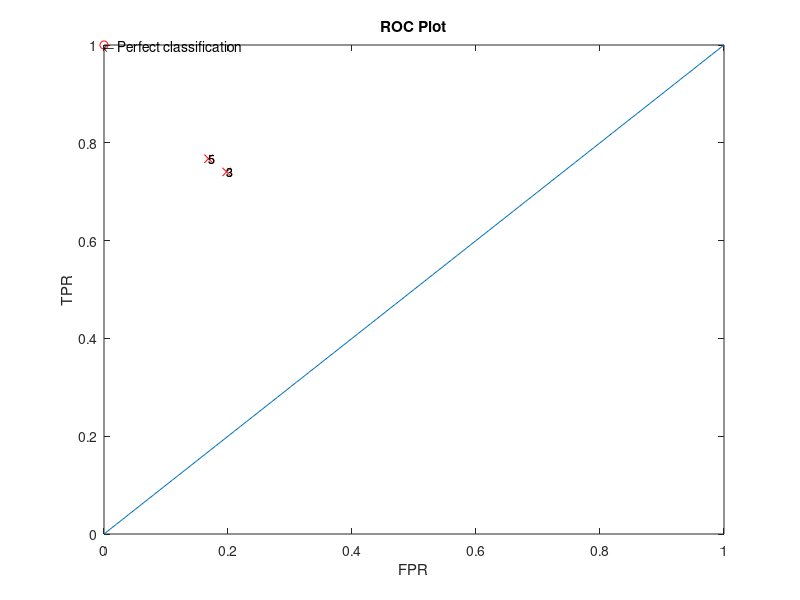

MATLAB code for this plot:
% K-Nearest Neighbor
% Done by Maryam Hosseinkord
% Date: 20/12/2013

clear
clc

disp('DataSet: Statlog Heart');
disp('Numbers displayed below, are the average results of 10 runs:');
disp('   ');

KK=[3 5]; % K-NN Parameter
load Heart.dat
[m,n] = size(Heart);

% Dataset re-arrangement
Vect = load('test vector.txt'); %randperm(270);
DataSet = zeros(m,n);
for i=1:m
    DataSet(i,:)=Heart(Vect(i),:);
    
end

for nearest=1:2
    
K=KK(nearest);

if K==3
     disp('Classifier:  Distance weighted 3-NN');
else
     disp('Classifier:  Distance weighted 5-NN');
end




% 10 fold cross validation
Part= m/10;

for i=1:10 %run
    tic

    FP=0;
    FN=0;
    TP=0;
    TN=0;
        
    TrainSet = DataSet;
    TestSet = DataSet(Part*(i-1)+1 :Part*i, :);
    TestInput = TestSet(:,1:13);
    TestTarget = TestSet(:,14);
    TrainSet(Part*(i-1)+1 :Part*i, :)=[];
    TrainInput = TrainSet(:,1:13);
    TrainTarget = TrainSet(:,14);
    
    for j= 1:27 
        
          for z= 1: 243
              diff= TestInput(j,:)- TrainInput(z,:);
              Distance(z)=sqrt(sum(diff .^2));
          end
        
          Dist=Distance;
          for k=1: K
              a=min(Dist);
              Weight(k)= 1/(a +eps);
              temp=find(Distance(:,:)== min(Dist));
              Index(k)=temp(1,1);
              b = find(Dist(:,:)== min(Dist));
              Dist(:,b)=[];
          end
    
          DecisionGroup = TrainTarget(Index);
          Class=[0 0];
          for l=1: K
              switch DecisionGroup(l)
                   case 0
                      Class(1)=Class(1) + Weight(l);
                   case 1
                      Class(2)=Class(2) + Weight(l);
              end
          end
    
          Max=max(Class);
          Ind=find(Class(:,:)==Max);
          OutPut(j)=Ind(1,1)-1;
        
    end 
        
     
   % Hypothesis Evaluation:
   AccVect=TestTarget-OutPut';
     
   for count= 1:27
       if AccVect(count)==-1
           FP=FP+1;
       elseif AccVect(count)==1
           FN=FN+1;
       elseif AccVect(count)==0
             if TestTarget(count)==1
                 TP=TP+1;
             else
                 TN=TN+1;
             end
       end
   end
   
   ti(i)=toc; 
   MCC(i)=((TP*TN)-(FP*FN))/sqrt((TP+FP)*(TP+FN)*(TN+FP)*(TN+FN));
   F1(i)= (2*TP)/((2*TP)+FP+FN);
   ACC(i)= (TP+TN)/(TP+FP+TN+FN);
   Sens(i)= TP/(TP+FN);
   Spec(i)= TN/(TN+FP);
   
end % end of run

Mean= mean(ACC);
STD=std(ACC);
Time= mean(ti);
MCC=mean(MCC);
F1=mean(F1);
Sensitivity=mean(Sens);
Specificity=mean(Spec);


Result=[Mean STD MCC F1 Sensitivity Specificity Time];
disp('     Mean       Std       MCC       F1       Sens      Spec      Time');
disp(Result)



TPR(nearest)=Sensitivity;
FPR(nearest)=1-Specificity;

end

jj=[3,5];
figure;
x=0:0.01:1;
y=0:0.01:1;
plot(x,y,'-');
hold on;
plot(0,1,'or');
text(0,1, ['\leftarrow Perfect classification'])
hold on;
for i=1:2
    plot(FPR(i),TPR(i),'xr');  
    
    for i=1:2
        text(FPR(i), TPR(i), [ num2str(jj(i))  ],'FontSize', 9);
        
    end
    hold on;
end

axis([0 1 0 1]);
title('ROC Plot');
xlabel('FPR');
ylabel('TPR');